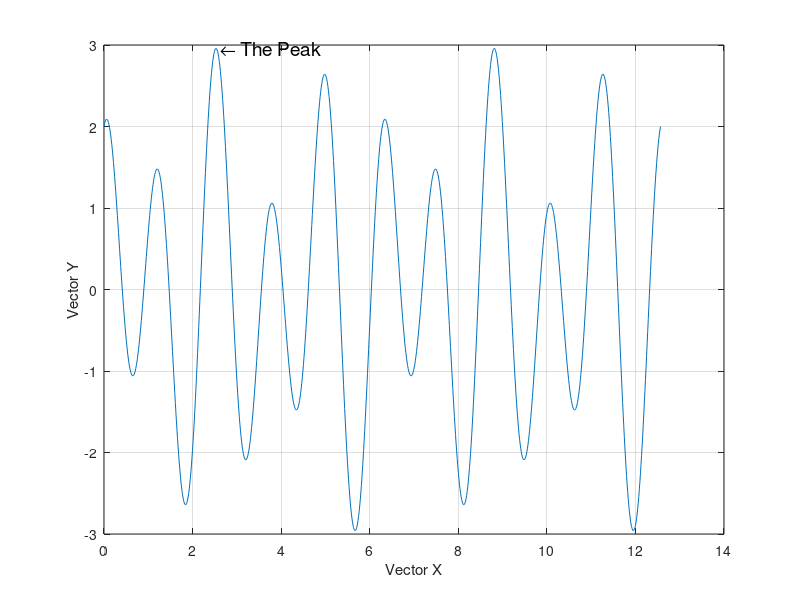

MATLAB code for this plot:
clc
clear
close all

x_vec = linspace(0,4*pi,1000);
y_vec = sin(3*x_vec) + 2*cos(5*x_vec);

figure(1)
plot(x_vec,y_vec)
grid on; 
xlabel('Vector X');
ylabel('Vector Y');

[max_y_val,max_y_ind]=max(y_vec);   % This gives the value and index for the largest value in y. 
text(x_vec(max_y_ind),max_y_val,' \leftarrow The Peak', 'FontSize',14)

disp(['The first peak of Y is ' num2str(max_y_val) ' and occurs at the point x= ' num2str(x_vec(max_y_ind))]);